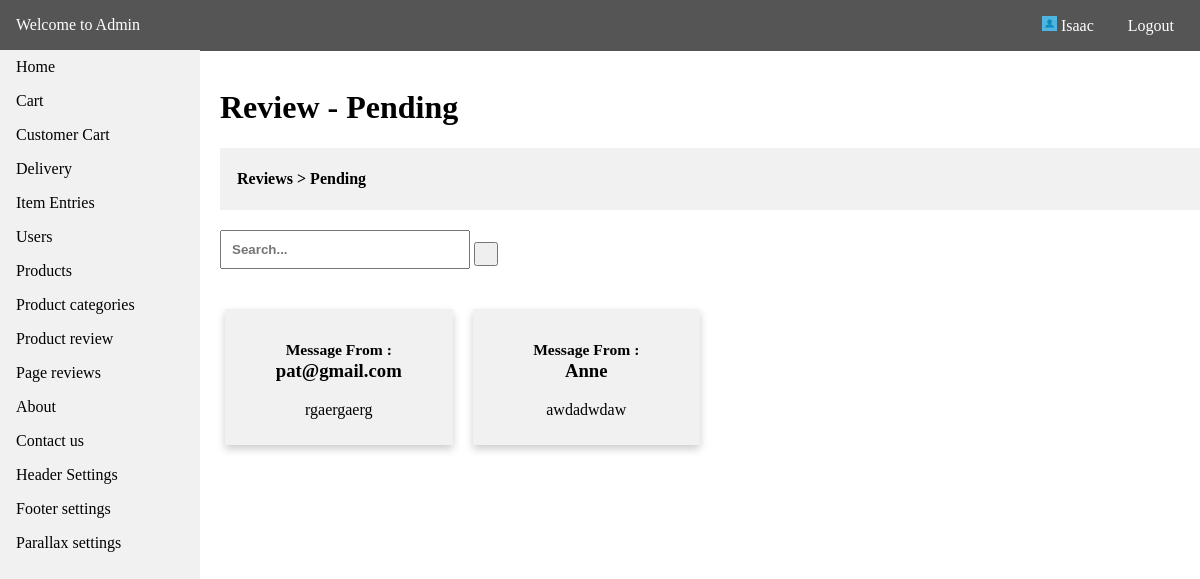
The app's page /admin/review_pending.php (signed in) with its own data.
### tables this page shows
CREATE TABLE `tbl_menus` (
  `id` int(11) NOT NULL,
  `menu_name` varchar(255) NOT NULL,
  `menu_link` varchar(255) NOT NULL,
  `date_created` datetime NOT NULL DEFAULT CURRENT_TIMESTAMP
);

CREATE TABLE `tbl_pending_reviews` (
  `id` int(11) NOT NULL,
  `name` varchar(255) NOT NULL,
  `image` varchar(255) NOT NULL,
  `title` varchar(255) NOT NULL,
  `description` text NOT NULL,
  `date_created` datetime NOT NULL DEFAULT CURRENT_TIMESTAMP
);

### api/dbh.php (called while the page is built, shortened)
<?php
class dbh {
    public function __construct() {
        $this->servername = HOST;
        $this->username = USER;
        $this->password = PASS;
        $this->dbname = DBNAME;
        $this->conn = mysqli_connect($this->servername,$this->username,$this->password,$this->dbname);
    }
}
?>

### config.php (called while the page is built, shortened)
<?php
include API.'dbh.php';
include API.'viewUser.php';
$viewUser = new ViewUser;
?>

### api/viewUser.php (called while the page is built, shortened)
<?php
class ViewUser extends User {
    public function get_data($get_table) {
        $query = "SELECT * FROM ".$get_table." ORDER BY id DESC";
        $res = mysqli_query($this->conn,$query);
        return $res;
    }
    public function get_query($query) {
        $res = mysqli_query($this->conn,$query);
        return $res;
    }
}
?>

### admin/review_pending.php (the view, shortened to what this page needs)
<?php
include '../config.php';
$res = $viewUser->get_data("tbl_pending_reviews");
$num_row = $res->num_rows;
?>
<!DOCTYPE html>
<html>
<head>
    <link rel="stylesheet" type="text/css" media="screen" href="admin_css/main.css" />
</head>
<body>
<?php
include 'require/nav.php';
?>
<div class="container">
    <br>
<h1>Review - Pending</h1>
<div style="background-color:#f1f1f1;padding:1px;"><h4>&nbsp &nbsp <a style="color:#000;text-decoration:none;" href="<?php echo ADMIN_URL.'reviews.php';?>">Reviews</a> > Pending</h4></div>
    <div class="search">
      <form method="GET">
        <input style="margin-top:20px;" type="text" placeholder="Search..." name="query">
        <button type="submit" name="searchbtn"><i class="fa fa-search"></i></button>
      </form>
    </div>
    <div class="content">
        <div class="row">
        <?php
        if ($num_row > 0){
        if (isset($_GET['query']) && isset($_GET['searchbtn'])) {
            $term = $_GET['query'];
            $table = "tbl_pending_reviews";
            $search = "name";
            $result = $viewUser->search($term,$table,$search);
            $num_result = $result->num_rows;
            if ($num_result > 0) {
                    if ($num_result > 1)
                    {
                      $item = "items";
                    }
                    else {
                      $item = "item";
                    }
                    echo '<h3 style="color:green;">Results: "'.$term.'" ('.$num_result.' '.$item.')</h3>';
                while($row = $result->fetch_assoc()) {
                    $title = $row['name'];
                    $id = $row['id'];
                    ?>
                    <div class="column">
                        <a href="reviews_details.php?id=<?php echo $id;?>">
                            <div class="card">
                            <h3><small>Message From :</small> <br><?php echo $title; ?></h3>
                            </div>
                        </a>
                    </div>
                    <?php
                }
            }
        }
        else {
            $table1 = "tbl_pending_reviews";
            $res = $viewUser->get_data($table1);
            while ($row = $res->fetch_assoc()) {
                $name = $row['name'];
                $title = $row['title'];
                $id = $row['id'];
        ?>
            <div class="column">
            <a href="reviews_details.php?id=<?php echo $id;?>">
                    <div class="card">
                        <h3><small>Message From :</small> <br><?php echo $name; ?></h3>
                        <p><?php echo $title; ?></p>
                    </div>
                    </a>
            </div>
        <?php
        }
        }
        } else {
            echo '<h3>No Review Request..</h3>';
        }
        ?>
    </div>
    </div>
</div>
</body>
</html>

### admin/require/nav.php (shortened to what this page needs)
<div class="header">
    <p><a style="color:#fff;text-decoration:none;" href="<?php echo ADMIN_URL.'home.php';?>">Welcome to Admin</a></p>
    <div class="head-content">
        <p style="cursor:pointer;"><img src="<?php echo BASE_URL; ?>image/sample-image.jpg" style="height:15px;width:15px;" alt=""> <?php echo $_SESSION["admin"]; ?></p>
        <p><a style="color:#fff;text-decoration:none;" href="<?php echo ADMIN_URL.'logout.php';?>">Logout</a></p>
    </div>
</div>
<nav class="navi">
    <ul>
        <li><a href="<?php echo ADMIN_URL.'home.php';?>">Home</a></li>
    <?php
        $tbl = "SELECT * FROM tbl_menus";
        $res = $viewUser->get_query($tbl);
        while($row = $res->fetch_assoc()) {
            $menu = $row['menu_name'];
            $link = $row['menu_link'];
    ?>
        <li><a href="<?php echo ADMIN_URL.$link.'.php'; ?>"><?php echo ucfirst($menu); ?></a></li>
    <?php
        }
    ?>
    </ul>
</nav>

### admin/admin_css/main.css (style rules this page uses)
html { scroll-behavior: smooth; }
* { box-sizing: border-box; }
body { margin: 0; font-family: Cambria, Cochin, Georgia, Times, 'Times New Roman', serif; }
ul { list-style-type: none; margin: 0; padding: 0; width: 200px; top: 50px; background-color: #f1f1f1; position: fixed; height: 100%; overflow: auto; }
li a { display: block; color: #000; padding: 8px 16px; text-decoration: none; }
.header { background-color: #555; color:white; display: inline-block; width: 100%; position:fixed; top:0; padding: 16px; }
.header p { display: inline; }
.container { margin-top: 50px; margin-left: 220px; }
.content { margin-top: 20px; }
.head-content { position: relative; float:right; }
.head-content p { margin-left: 10px; padding: 10px; }
.column { float: left; width: 25%; margin-top: 20px; padding: 0 10px; }
.row { margin: 0 -5px; }
.row:after { content: ""; display: table; clear: both; }
.search input[type=text] { width: 250px; padding: 10px; font-weight: bold; }
.search button[type=submit] { padding: 10px; }
.card { box-shadow: 0 4px 8px 0 rgba(0, 0, 0, 0.2); padding: 10px; text-align: center; background-color: #f1f1f1; }
.column a { text-decoration: none; color: #000000; }

### records on screen
tbl_menus: menu_name "Cart"
tbl_menus: menu_name "Customer Cart"
tbl_menus: menu_name "Delivery"
tbl_menus: menu_name "Item Entries"
tbl_menus: menu_name "Users"
tbl_menus: menu_name "Products"
tbl_menus: menu_name "Product categories"
tbl_menus: menu_name "Product review"
tbl_menus: menu_name "Page reviews"
tbl_menus: menu_name "About"
tbl_menus: menu_name "Contact us"
tbl_menus: menu_name "Header Settings"
tbl_menus: menu_name "Footer settings"
tbl_menus: menu_name "Parallax settings"
tbl_pending_reviews: name "pat@gmail.com", title "rgaergaerg"
tbl_pending_reviews: name "Anne", title "awdadwdaw"

### other values on screen
$_SESSION["admin"] "Isaac"
